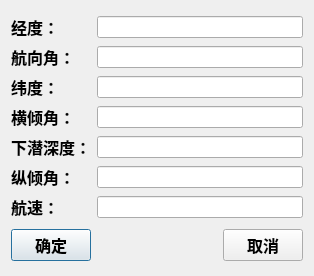
<?xml version="1.0" encoding="UTF-8"?>
<ui version="4.0">
 <class>ManualDialog</class>
 <widget class="QDialog" name="ManualDialog">
  <property name="geometry">
   <rect>
    <x>0</x>
    <y>0</y>
    <width>314</width>
    <height>276</height>
   </rect>
  </property>
  <property name="windowTitle">
   <string>手动模式</string>
  </property>
  <layout class="QVBoxLayout" name="verticalLayout">
   <item>
    <layout class="QGridLayout" name="gridLayout">
     <item row="0" column="0">
      <widget class="QLabel" name="label">
       <property name="font">
        <font>
         <family>Arial</family>
         <pointsize>12</pointsize>
         <weight>75</weight>
         <bold>true</bold>
        </font>
       </property>
       <property name="text">
        <string>经度：</string>
       </property>
      </widget>
     </item>
     <item row="0" column="1">
      <widget class="QLineEdit" name="lineEdit_longitude"/>
     </item>
     <item row="1" column="0">
      <widget class="QLabel" name="label_2">
       <property name="font">
        <font>
         <family>Arial</family>
         <pointsize>12</pointsize>
         <weight>75</weight>
         <bold>true</bold>
        </font>
       </property>
       <property name="text">
        <string>航向角：</string>
       </property>
      </widget>
     </item>
     <item row="1" column="1">
      <widget class="QLineEdit" name="lineEdit_Heading"/>
     </item>
     <item row="2" column="0">
      <widget class="QLabel" name="label_3">
       <property name="font">
        <font>
         <family>Arial</family>
         <pointsize>12</pointsize>
         <weight>75</weight>
         <bold>true</bold>
        </font>
       </property>
       <property name="text">
        <string>纬度：</string>
       </property>
      </widget>
     </item>
     <item row="2" column="1">
      <widget class="QLineEdit" name="lineEdit_latitude"/>
     </item>
     <item row="3" column="0">
      <widget class="QLabel" name="label_4">
       <property name="font">
        <font>
         <family>Arial</family>
         <pointsize>12</pointsize>
         <weight>75</weight>
         <bold>true</bold>
        </font>
       </property>
       <property name="text">
        <string>横倾角：</string>
       </property>
      </widget>
     </item>
     <item row="3" column="1">
      <widget class="QLineEdit" name="lineEdit_heel_angle"/>
     </item>
     <item row="4" column="0">
      <widget class="QLabel" name="label_5">
       <property name="font">
        <font>
         <family>Arial</family>
         <pointsize>12</pointsize>
         <weight>75</weight>
         <bold>true</bold>
        </font>
       </property>
       <property name="text">
        <string>下潜深度：</string>
       </property>
      </widget>
     </item>
     <item row="4" column="1">
      <widget class="QLineEdit" name="lineEdit_dive_depth"/>
     </item>
     <item row="5" column="0">
      <widget class="QLabel" name="label_6">
       <property name="font">
        <font>
         <family>Arial</family>
         <pointsize>12</pointsize>
         <weight>75</weight>
         <bold>true</bold>
        </font>
       </property>
       <property name="text">
        <string>纵倾角：</string>
       </property>
      </widget>
     </item>
     <item row="5" column="1">
      <widget class="QLineEdit" name="lineEdit_pitch_angle"/>
     </item>
     <item row="6" column="0">
      <widget class="QLabel" name="label_7">
       <property name="font">
        <font>
         <family>Arial</family>
         <pointsize>12</pointsize>
         <weight>75</weight>
         <bold>true</bold>
        </font>
       </property>
       <property name="text">
        <string>航速：</string>
       </property>
      </widget>
     </item>
     <item row="6" column="1">
      <widget class="QLineEdit" name="lineEdit_Speed"/>
     </item>
    </layout>
   </item>
   <item>
    <layout class="QHBoxLayout" name="horizontalLayout">
     <item>
      <widget class="QPushButton" name="pushButton_sure">
       <property name="font">
        <font>
         <family>Arial</family>
         <pointsize>12</pointsize>
         <weight>75</weight>
         <bold>true</bold>
        </font>
       </property>
       <property name="text">
        <string>确定</string>
       </property>
      </widget>
     </item>
     <item>
      <spacer name="horizontalSpacer">
       <property name="orientation">
        <enum>Qt::Horizontal</enum>
       </property>
       <property name="sizeHint" stdset="0">
        <size>
         <width>40</width>
         <height>20</height>
        </size>
       </property>
      </spacer>
     </item>
     <item>
      <widget class="QPushButton" name="pushButton_cancel">
       <property name="font">
        <font>
         <family>Arial</family>
         <pointsize>12</pointsize>
         <weight>75</weight>
         <bold>true</bold>
        </font>
       </property>
       <property name="text">
        <string>取消</string>
       </property>
      </widget>
     </item>
    </layout>
   </item>
  </layout>
 </widget>
 <resources/>
 <connections/>
</ui>
